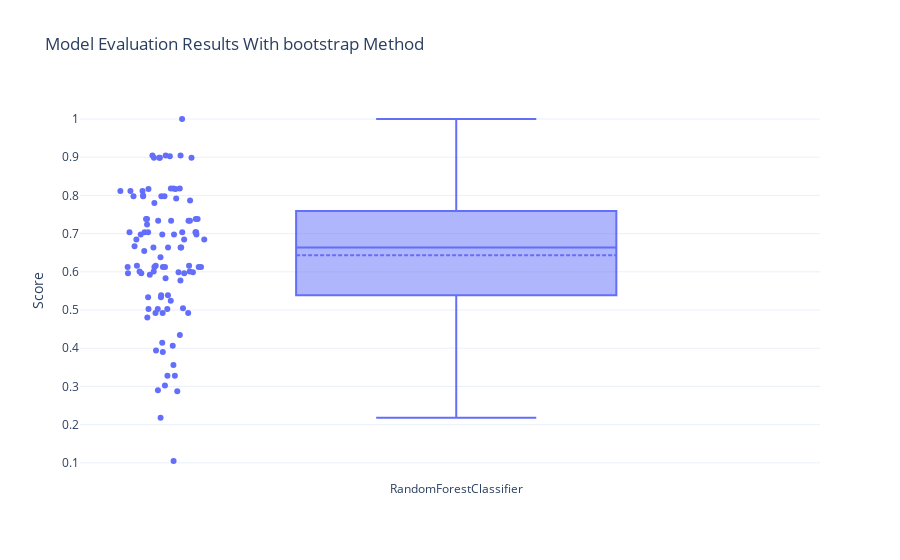

The notebook cell saved with this chart:
### Code cell
mod, df ,shp = mlpipe.bayesian_search(estimator_name='RandomForestClassifier',scoring='matthews_corrcoef', evaluation='bootstrap', n_trials=100, training_method='validation_score', warnings_filter=True,calculate_shap=True)
